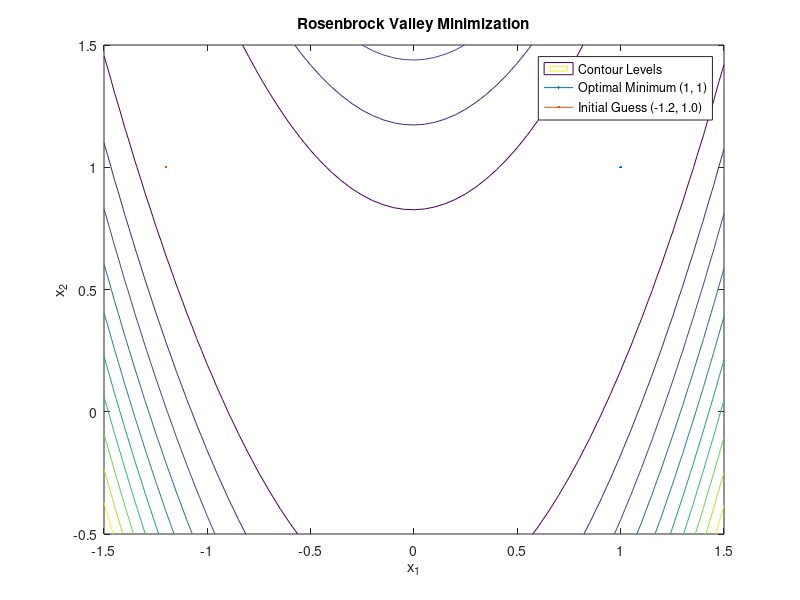

Recreate this plot in MATLAB.
% Rosenbrock Banana Valley Minimization via fminunc
rosenbrock = @(x) 100 * (x(2) - x(1)^2)^2 + (1 - x(1))^2;
x0 = [-1.2; 1.0];
[x_opt, fval] = fminunc(rosenbrock, x0);

disp('Optimal Solution x* =');
disp(x_opt);
disp('Minimum Function Value f(x*) =');
disp(fval);

% Contour map visualization
[X, Y] = meshgrid(-1.5:0.05:1.5, -0.5:0.05:1.5);
Z = 100 * (Y - X.^2).^2 + (1 - X).^2;
figure(1);
contour(X, Y, Z);
hold on;
plot(x_opt(1), x_opt(2));
plot(x0(1), x0(2));
hold off;
title('Rosenbrock Valley Minimization');
xlabel('x_1');
ylabel('x_2');
legend('Contour Levels', 'Optimal Minimum (1, 1)', 'Initial Guess (-1.2, 1.0)');
